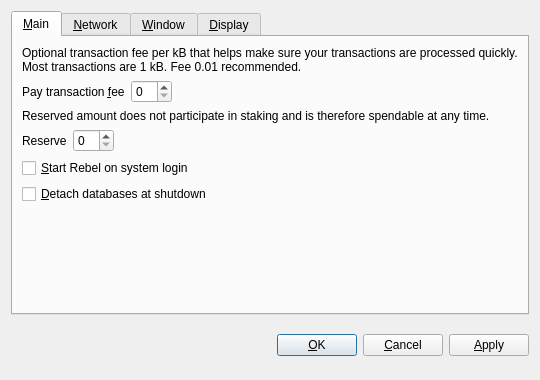
<?xml version="1.0" encoding="UTF-8"?>
<ui version="4.0">
 <class>OptionsDialog</class>
 <widget class="QDialog" name="OptionsDialog">
  <property name="geometry">
   <rect>
    <x>0</x>
    <y>0</y>
    <width>540</width>
    <height>380</height>
   </rect>
  </property>
  <property name="windowTitle">
   <string>Options</string>
  </property>
  <property name="modal">
   <bool>true</bool>
  </property>
  <layout class="QVBoxLayout" name="verticalLayout">
   <item>
    <widget class="QTabWidget" name="tabWidget">
     <property name="tabPosition">
      <enum>QTabWidget::North</enum>
     </property>
     <property name="currentIndex">
      <number>0</number>
     </property>
     <widget class="QWidget" name="tabMain">
      <attribute name="title">
       <string>&amp;Main</string>
      </attribute>
      <layout class="QVBoxLayout" name="verticalLayout_Main">
       <item>
        <widget class="QLabel" name="transactionFeeInfoLabel">
         <property name="text">
          <string>Optional transaction fee per kB that helps make sure your transactions are processed quickly. Most transactions are 1 kB. Fee 0.01 recommended.</string>
         </property>
         <property name="textFormat">
          <enum>Qt::PlainText</enum>
         </property>
         <property name="wordWrap">
          <bool>true</bool>
         </property>
        </widget>
       </item>
       <item>
        <layout class="QHBoxLayout" name="horizontalLayoutFee">
         <item>
          <widget class="QLabel" name="transactionFeeLabel">
           <property name="text">
            <string>Pay transaction &amp;fee</string>
           </property>
           <property name="textFormat">
            <enum>Qt::PlainText</enum>
           </property>
           <property name="buddy">
            <cstring>transactionFee</cstring>
           </property>
          </widget>
         </item>
         <item>
          <widget class="BitcoinAmountField" name="transactionFee"/>
         </item>
         <item>
          <spacer name="horizontalSpacerFee">
           <property name="orientation">
            <enum>Qt::Horizontal</enum>
           </property>
           <property name="sizeHint" stdset="0">
            <size>
             <width>40</width>
             <height>20</height>
            </size>
           </property>
          </spacer>
         </item>
        </layout>
       </item>
       <item>
        <widget class="QLabel" name="reserveBalanceInfoLabel">
         <property name="text">
          <string>Reserved amount does not participate in staking and is therefore spendable at any time.</string>
         </property>
         <property name="textFormat">
          <enum>Qt::PlainText</enum>
         </property>
         <property name="wordWrap">
          <bool>true</bool>
         </property>
        </widget>
       </item>
       <item>
        <layout class="QHBoxLayout" name="horizontalLayoutReserveBalance">
         <item>
          <widget class="QLabel" name="reserveBalanceLabel">
           <property name="text">
            <string>Reserve</string>
           </property>
           <property name="textFormat">
            <enum>Qt::PlainText</enum>
           </property>
           <property name="buddy">
            <cstring>reserveBalance</cstring>
           </property>
          </widget>
         </item>
         <item>
          <widget class="BitcoinAmountField" name="reserveBalance"/>
         </item>
         <item>
          <spacer name="horizontalSpacerReserveBalance">
           <property name="orientation">
            <enum>Qt::Horizontal</enum>
           </property>
           <property name="sizeHint" stdset="0">
            <size>
             <width>40</width>
             <height>20</height>
            </size>
           </property>
          </spacer>
         </item>
        </layout>
       </item>
       <item>
        <widget class="QCheckBox" name="bitcoinAtStartup">
         <property name="toolTip">
          <string>Automatically start Rebel after logging in to the system.</string>
         </property>
         <property name="text">
          <string>&amp;Start Rebel on system login</string>
         </property>
        </widget>
       </item>
       <item>
        <widget class="QCheckBox" name="detachDatabases">
         <property name="toolTip">
          <string>Detach block and address databases at shutdown. This means they can be moved to another data directory, but it slows down shutdown. The wallet is always detached.</string>
         </property>
         <property name="text">
          <string>&amp;Detach databases at shutdown</string>
         </property>
        </widget>
       </item>
       <item>
        <spacer name="verticalSpacer_Main">
         <property name="orientation">
          <enum>Qt::Vertical</enum>
         </property>
         <property name="sizeHint" stdset="0">
          <size>
           <width>20</width>
           <height>40</height>
          </size>
         </property>
        </spacer>
       </item>
      </layout>
     </widget>
     <widget class="QWidget" name="tabNetwork">
      <attribute name="title">
       <string>&amp;Network</string>
      </attribute>
      <layout class="QVBoxLayout" name="verticalLayout_Network">
       <item>
        <widget class="QCheckBox" name="mapPortUpnp">
         <property name="toolTip">
          <string>Automatically open the Rebel client port on the router. This only works when your router supports UPnP and it is enabled.</string>
         </property>
         <property name="text">
          <string>Map port using &amp;UPnP</string>
         </property>
        </widget>
       </item>
       <item>
        <widget class="QCheckBox" name="connectSocks">
         <property name="toolTip">
          <string>Connect to the Rebel network through a SOCKS proxy (e.g. when connecting through Tor).</string>
         </property>
         <property name="text">
          <string>&amp;Connect through SOCKS proxy:</string>
         </property>
        </widget>
       </item>
       <item>
        <layout class="QHBoxLayout" name="horizontalLayout_Network">
         <item>
          <widget class="QLabel" name="proxyIpLabel">
           <property name="text">
            <string>Proxy &amp;IP:</string>
           </property>
           <property name="textFormat">
            <enum>Qt::PlainText</enum>
           </property>
           <property name="buddy">
            <cstring>proxyIp</cstring>
           </property>
          </widget>
         </item>
         <item>
          <widget class="QValidatedLineEdit" name="proxyIp">
           <property name="maximumSize">
            <size>
             <width>140</width>
             <height>16777215</height>
            </size>
           </property>
           <property name="toolTip">
            <string>IP address of the proxy (e.g. 127.0.0.1)</string>
           </property>
          </widget>
         </item>
         <item>
          <widget class="QLabel" name="proxyPortLabel">
           <property name="text">
            <string>&amp;Port:</string>
           </property>
           <property name="textFormat">
            <enum>Qt::PlainText</enum>
           </property>
           <property name="buddy">
            <cstring>proxyPort</cstring>
           </property>
          </widget>
         </item>
         <item>
          <widget class="QLineEdit" name="proxyPort">
           <property name="maximumSize">
            <size>
             <width>55</width>
             <height>16777215</height>
            </size>
           </property>
           <property name="toolTip">
            <string>Port of the proxy (e.g. 9050)</string>
           </property>
          </widget>
         </item>
         <item>
          <widget class="QLabel" name="socksVersionLabel">
           <property name="text">
            <string>SOCKS &amp;Version:</string>
           </property>
           <property name="textFormat">
            <enum>Qt::PlainText</enum>
           </property>
           <property name="buddy">
            <cstring>socksVersion</cstring>
           </property>
          </widget>
         </item>
         <item>
          <widget class="QValueComboBox" name="socksVersion">
           <property name="toolTip">
            <string>SOCKS version of the proxy (e.g. 5)</string>
           </property>
          </widget>
         </item>
         <item>
          <spacer name="horizontalSpacer_Network">
           <property name="orientation">
            <enum>Qt::Horizontal</enum>
           </property>
           <property name="sizeHint" stdset="0">
            <size>
             <width>40</width>
             <height>20</height>
            </size>
           </property>
          </spacer>
         </item>
        </layout>
       </item>
       <item>
        <spacer name="verticalSpacer_Network">
         <property name="orientation">
          <enum>Qt::Vertical</enum>
         </property>
         <property name="sizeHint" stdset="0">
          <size>
           <width>20</width>
           <height>40</height>
          </size>
         </property>
        </spacer>
       </item>
      </layout>
     </widget>
     <widget class="QWidget" name="tabWindow">
      <attribute name="title">
       <string>&amp;Window</string>
      </attribute>
      <layout class="QVBoxLayout" name="verticalLayout_Window">
       <item>
        <widget class="QCheckBox" name="minimizeToTray">
         <property name="toolTip">
          <string>Show only a tray icon after minimizing the window.</string>
         </property>
         <property name="text">
          <string>&amp;Minimize to the tray instead of the taskbar</string>
         </property>
        </widget>
       </item>
       <item>
        <widget class="QCheckBox" name="minimizeOnClose">
         <property name="toolTip">
          <string>Minimize instead of exit the application when the window is closed. When this option is enabled, the application will be closed only after selecting Quit in the menu.</string>
         </property>
         <property name="text">
          <string>M&amp;inimize on close</string>
         </property>
        </widget>
       </item>
       <item>
        <spacer name="verticalSpacer_Window">
         <property name="orientation">
          <enum>Qt::Vertical</enum>
         </property>
         <property name="sizeHint" stdset="0">
          <size>
           <width>20</width>
           <height>40</height>
          </size>
         </property>
        </spacer>
       </item>
      </layout>
     </widget>
     <widget class="QWidget" name="tabDisplay">
      <attribute name="title">
       <string>&amp;Display</string>
      </attribute>
      <layout class="QVBoxLayout" name="verticalLayout_Display">
       <item>
        <layout class="QHBoxLayout" name="horizontalLayout_1_Display">
         <item>
          <widget class="QLabel" name="langLabel">
           <property name="text">
            <string>User Interface &amp;language:</string>
           </property>
           <property name="textFormat">
            <enum>Qt::PlainText</enum>
           </property>
           <property name="buddy">
            <cstring>lang</cstring>
           </property>
          </widget>
         </item>
         <item>
          <widget class="QValueComboBox" name="lang">
           <property name="toolTip">
            <string>The user interface language can be set here. This setting will take effect after restarting Rebel.</string>
           </property>
          </widget>
         </item>
        </layout>
       </item>
       <item>
        <layout class="QHBoxLayout" name="horizontalLayout_2_Display">
         <item>
          <widget class="QLabel" name="unitLabel">
           <property name="text">
            <string>&amp;Unit to show amounts in:</string>
           </property>
           <property name="textFormat">
            <enum>Qt::PlainText</enum>
           </property>
           <property name="buddy">
            <cstring>unit</cstring>
           </property>
          </widget>
         </item>
         <item>
          <widget class="QValueComboBox" name="unit">
           <property name="toolTip">
            <string>Choose the default subdivision unit to show in the interface and when sending coins.</string>
           </property>
          </widget>
         </item>
        </layout>
       </item>
       <item>
        <widget class="QCheckBox" name="displayAddresses">
         <property name="toolTip">
          <string>Whether to show Rebel addresses in the transaction list or not.</string>
         </property>
         <property name="text">
          <string>&amp;Display addresses in transaction list</string>
         </property>
        </widget>
       </item>
       <item>
        <widget class="QCheckBox" name="coinControlFeatures">
         <property name="toolTip">
          <string>Whether to show coin control features or not.</string>
         </property>
         <property name="text">
          <string>Display coin &amp;control features (experts only!)</string>
         </property>
        </widget>
       </item>
       <item>
        <spacer name="verticalSpacer_Display">
         <property name="orientation">
          <enum>Qt::Vertical</enum>
         </property>
         <property name="sizeHint" stdset="0">
          <size>
           <width>20</width>
           <height>40</height>
          </size>
         </property>
        </spacer>
       </item>
      </layout>
     </widget>
    </widget>
   </item>
   <item>
    <layout class="QHBoxLayout" name="horizontalLayout_Buttons">
     <item>
      <spacer name="horizontalSpacer_1">
       <property name="orientation">
        <enum>Qt::Horizontal</enum>
       </property>
       <property name="sizeHint" stdset="0">
        <size>
         <width>40</width>
         <height>48</height>
        </size>
       </property>
      </spacer>
     </item>
     <item>
      <widget class="QLabel" name="statusLabel">
       <property name="font">
        <font>
         <weight>75</weight>
         <bold>true</bold>
        </font>
       </property>
       <property name="text">
        <string/>
       </property>
       <property name="textFormat">
        <enum>Qt::PlainText</enum>
       </property>
       <property name="wordWrap">
        <bool>true</bool>
       </property>
      </widget>
     </item>
     <item>
      <spacer name="horizontalSpacer_2">
       <property name="orientation">
        <enum>Qt::Horizontal</enum>
       </property>
       <property name="sizeHint" stdset="0">
        <size>
         <width>40</width>
         <height>48</height>
        </size>
       </property>
      </spacer>
     </item>
     <item>
      <widget class="QPushButton" name="okButton">
       <property name="text">
        <string>&amp;OK</string>
       </property>
      </widget>
     </item>
     <item>
      <widget class="QPushButton" name="cancelButton">
       <property name="text">
        <string>&amp;Cancel</string>
       </property>
       <property name="autoDefault">
        <bool>false</bool>
       </property>
      </widget>
     </item>
     <item>
      <widget class="QPushButton" name="applyButton">
       <property name="text">
        <string>&amp;Apply</string>
       </property>
       <property name="autoDefault">
        <bool>false</bool>
       </property>
      </widget>
     </item>
    </layout>
   </item>
  </layout>
 </widget>
 <customwidgets>
  <customwidget>
   <class>BitcoinAmountField</class>
   <extends>QSpinBox</extends>
   <header>bitcoinamountfield.h</header>
  </customwidget>
  <customwidget>
   <class>QValueComboBox</class>
   <extends>QComboBox</extends>
   <header>qvaluecombobox.h</header>
  </customwidget>
  <customwidget>
   <class>QValidatedLineEdit</class>
   <extends>QLineEdit</extends>
   <header>qvalidatedlineedit.h</header>
  </customwidget>
 </customwidgets>
 <resources/>
 <connections/>
</ui>
